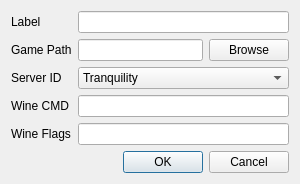
<?xml version="1.0" encoding="UTF-8"?>
<ui version="4.0">
 <class>EditConfiguration</class>
 <widget class="QDialog" name="EditConfiguration">
  <property name="geometry">
   <rect>
    <x>0</x>
    <y>0</y>
    <width>300</width>
    <height>178</height>
   </rect>
  </property>
  <property name="windowTitle">
   <string>Edit Configuration</string>
  </property>
  <layout class="QVBoxLayout" name="verticalLayout">
   <item>
    <layout class="QFormLayout" name="formLayout">
     <item row="0" column="0">
      <widget class="QLabel" name="nameLabel">
       <property name="text">
        <string>Label</string>
       </property>
      </widget>
     </item>
     <item row="0" column="1">
      <widget class="QLineEdit" name="configName"/>
     </item>
     <item row="1" column="0">
      <widget class="QLabel" name="pathLabel">
       <property name="text">
        <string>Game Path</string>
       </property>
      </widget>
     </item>
     <item row="1" column="1">
      <layout class="QHBoxLayout" name="horizontalLayout">
       <item>
        <widget class="QLineEdit" name="configPath"/>
       </item>
       <item>
        <widget class="QPushButton" name="configPathBrowse">
         <property name="text">
          <string>Browse</string>
         </property>
        </widget>
       </item>
      </layout>
     </item>
     <item row="2" column="0">
      <widget class="QLabel" name="serverIDLabel">
       <property name="text">
        <string>Server ID</string>
       </property>
      </widget>
     </item>
     <item row="2" column="1">
      <widget class="QComboBox" name="configServer">
       <item>
        <property name="text">
         <string>Tranquility</string>
        </property>
       </item>
       <item>
        <property name="text">
         <string>Singularity</string>
        </property>
       </item>
      </widget>
     </item>
     <item row="3" column="0">
      <widget class="QLabel" name="wineCMDLabel">
       <property name="text">
        <string>Wine CMD</string>
       </property>
      </widget>
     </item>
     <item row="3" column="1">
      <widget class="QLineEdit" name="configWineCMD"/>
     </item>
     <item row="4" column="0">
      <widget class="QLabel" name="wineFlagsLabel">
       <property name="text">
        <string>Wine Flags</string>
       </property>
      </widget>
     </item>
     <item row="4" column="1">
      <widget class="QLineEdit" name="wineFlagsLineEdit"/>
     </item>
    </layout>
   </item>
   <item>
    <widget class="QDialogButtonBox" name="buttonBox">
     <property name="orientation">
      <enum>Qt::Horizontal</enum>
     </property>
     <property name="standardButtons">
      <set>QDialogButtonBox::Cancel|QDialogButtonBox::Ok</set>
     </property>
    </widget>
   </item>
  </layout>
 </widget>
 <resources/>
 <connections>
  <connection>
   <sender>buttonBox</sender>
   <signal>accepted()</signal>
   <receiver>EditConfiguration</receiver>
   <slot>accept()</slot>
   <hints>
    <hint type="sourcelabel">
     <x>248</x>
     <y>254</y>
    </hint>
    <hint type="destinationlabel">
     <x>157</x>
     <y>274</y>
    </hint>
   </hints>
  </connection>
  <connection>
   <sender>buttonBox</sender>
   <signal>rejected()</signal>
   <receiver>EditConfiguration</receiver>
   <slot>reject()</slot>
   <hints>
    <hint type="sourcelabel">
     <x>316</x>
     <y>260</y>
    </hint>
    <hint type="destinationlabel">
     <x>286</x>
     <y>274</y>
    </hint>
   </hints>
  </connection>
 </connections>
</ui>
